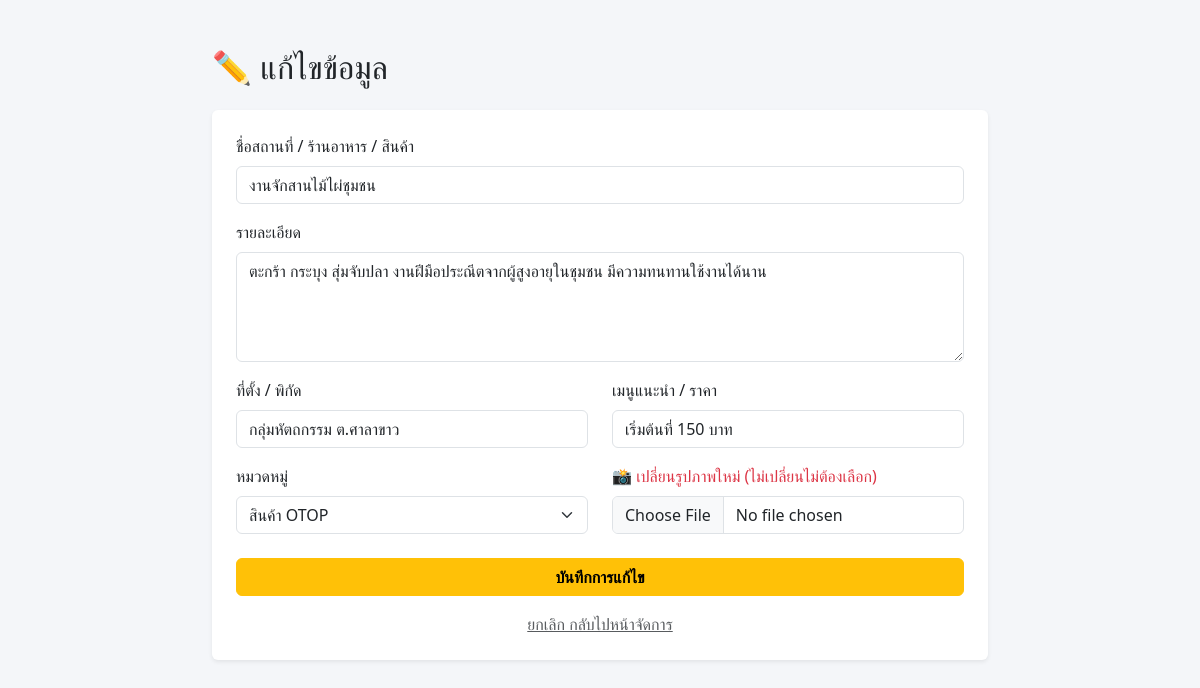
Page /admin/edit.php?id=11 (signed in) on the committed database.
### tables this page shows
CREATE TABLE `items` (
  `id` int(11) NOT NULL,
  `title` varchar(255) NOT NULL,
  `description` text DEFAULT NULL,
  `location` varchar(255) DEFAULT NULL,
  `highlight_info` varchar(255) DEFAULT NULL,
  `image_name` varchar(255) DEFAULT NULL,
  `category` enum('tourist','restaurant','otop') NOT NULL,
  `created_at` timestamp NOT NULL DEFAULT current_timestamp()
);

### admin/edit.php (the view, shortened to what this page needs)
<?php
require_once '../db_connect.php';
$id = $_GET['id'];
$stmt = $conn->prepare("SELECT * FROM items WHERE id = ?");
$stmt->execute([$id]);
$item = $stmt->fetch(PDO::FETCH_ASSOC);
?>
<!DOCTYPE html>
<html lang="th">
<head>
    <link href="https://cdn.jsdelivr.net/npm/bootstrap@5.3.0/dist/css/bootstrap.min.css" rel="stylesheet">
</head>
<body style="background-color: #f4f6f9;">
<div class="container mt-5" style="max-width: 800px;">
    <h2>✏️ แก้ไขข้อมูล</h2>
    <div class="card p-4 mt-4 shadow-sm border-0">
        <form method="post" enctype="multipart/form-data">
            <div class="mb-3">
                <label class="form-label">ชื่อสถานที่ / ร้านอาหาร / สินค้า</label>
                <input type="text" name="title" class="form-control" value="<?php echo htmlspecialchars($item['title']); ?>" required>
            </div>
            <div class="mb-3">
                <label class="form-label">รายละเอียด</label>
                <textarea name="description" class="form-control" rows="4" required><?php echo htmlspecialchars($item['description']); ?></textarea>
            </div>
            <div class="row">
                <div class="col-md-6 mb-3">
                    <label class="form-label">ที่ตั้ง / พิกัด</label>
                    <input type="text" name="location" class="form-control" value="<?php echo htmlspecialchars($item['location']); ?>">
                </div>
                <div class="col-md-6 mb-3">
                    <label class="form-label">เมนูแนะนำ / ราคา</label>
                    <input type="text" name="highlight_info" class="form-control" value="<?php echo htmlspecialchars($item['highlight_info']); ?>">
                </div>
            </div>
            <div class="row">
                <div class="col-md-6 mb-3">
                    <label class="form-label">หมวดหมู่</label>
                    <select name="category" class="form-select">
                        <option value="otop" <?php if($item['category']=='otop') echo 'selected'; ?>>สินค้า OTOP</option>
                    </select>
                </div>
                <div class="col-md-6 mb-4">
                    <label class="form-label text-danger">📸 เปลี่ยนรูปภาพใหม่ (ไม่เปลี่ยนไม่ต้องเลือก)</label>
                    <input type="file" name="image" class="form-control" accept="image/*">
                </div>
            </div>
            <button type="submit" class="btn btn-warning px-4 w-100 fw-bold">บันทึกการแก้ไข</button>
            <div class="text-center mt-3"><a href="dashboard.php" class="text-muted">ยกเลิก กลับไปหน้าจัดการ</a></div>
        </form>
    </div>
</div>
</body>
</html>

### rows in the picture
items: title "งานจักสานไม้ไผ่ชุมชน", description "ตะกร้า กระบุง สุ่มจับปลา งานฝีมือประณีตจากผู้สูงอายุในชุมชน มีความทนทานใช้งานได้นาน", location "กลุ่มหัตถกรรม ต.ศาลาขาว", highlight_info "เริ่มต้นที่ 150 บาท", category "สินค้า OTOP"
